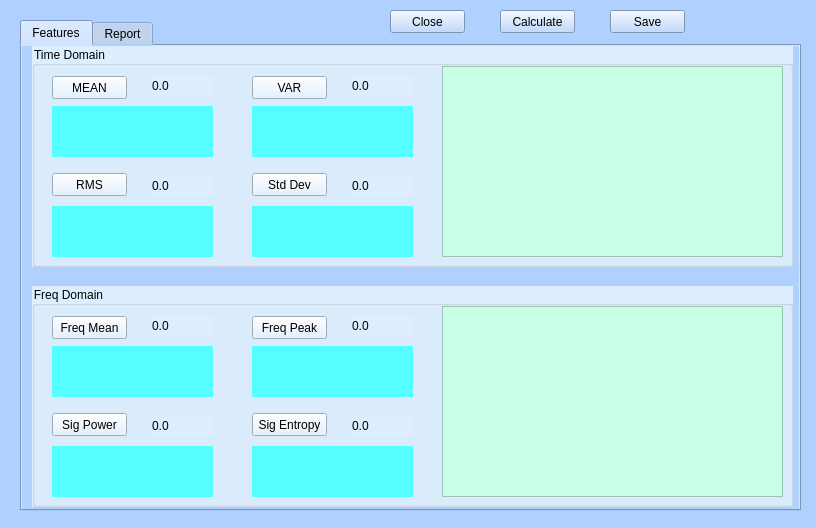
<?xml version="1.0" encoding="UTF-8"?>
<ui version="4.0">
 <class>editwindow</class>
 <widget class="QWidget" name="editwindow">
  <property name="geometry">
   <rect>
    <x>0</x>
    <y>0</y>
    <width>816</width>
    <height>528</height>
   </rect>
  </property>
  <property name="windowTitle">
   <string>Form</string>
  </property>
  <property name="styleSheet">
   <string notr="true">background-color: rgb(176, 208, 255);</string>
  </property>
  <widget class="QTabWidget" name="tabWidget">
   <property name="geometry">
    <rect>
     <x>20</x>
     <y>20</y>
     <width>781</width>
     <height>491</height>
    </rect>
   </property>
   <property name="currentIndex">
    <number>0</number>
   </property>
   <widget class="QWidget" name="tabFeatures">
    <attribute name="title">
     <string>Features</string>
    </attribute>
    <widget class="QGroupBox" name="gboxTimeDomin">
     <property name="geometry">
      <rect>
       <x>10</x>
       <y>0</y>
       <width>761</width>
       <height>221</height>
      </rect>
     </property>
     <property name="styleSheet">
      <string notr="true">background-color: rgb(148, 177, 255);
background-color: rgb(221, 239, 255);</string>
     </property>
     <property name="title">
      <string>Time Domain</string>
     </property>
     <widget class="QLabel" name="labelMeanResult">
      <property name="geometry">
       <rect>
        <x>120</x>
        <y>30</y>
        <width>61</width>
        <height>20</height>
       </rect>
      </property>
      <property name="text">
       <string>0.0</string>
      </property>
     </widget>
     <widget class="QPushButton" name="btnMEAN">
      <property name="geometry">
       <rect>
        <x>20</x>
        <y>30</y>
        <width>75</width>
        <height>23</height>
       </rect>
      </property>
      <property name="text">
       <string>MEAN</string>
      </property>
     </widget>
     <widget class="QLabel" name="labelVarResult">
      <property name="geometry">
       <rect>
        <x>320</x>
        <y>30</y>
        <width>61</width>
        <height>20</height>
       </rect>
      </property>
      <property name="text">
       <string>0.0</string>
      </property>
     </widget>
     <widget class="QPushButton" name="btnVAR">
      <property name="geometry">
       <rect>
        <x>220</x>
        <y>30</y>
        <width>75</width>
        <height>23</height>
       </rect>
      </property>
      <property name="text">
       <string>VAR</string>
      </property>
     </widget>
     <widget class="QLabel" name="labelMeanFormula">
      <property name="geometry">
       <rect>
        <x>20</x>
        <y>60</y>
        <width>161</width>
        <height>51</height>
       </rect>
      </property>
      <property name="styleSheet">
       <string notr="true">background-color: rgb(85, 255, 255);</string>
      </property>
      <property name="text">
       <string/>
      </property>
     </widget>
     <widget class="QPushButton" name="btnRMS">
      <property name="geometry">
       <rect>
        <x>20</x>
        <y>127</y>
        <width>75</width>
        <height>23</height>
       </rect>
      </property>
      <property name="text">
       <string>RMS</string>
      </property>
     </widget>
     <widget class="QLabel" name="labelRmsResult">
      <property name="geometry">
       <rect>
        <x>120</x>
        <y>130</y>
        <width>61</width>
        <height>20</height>
       </rect>
      </property>
      <property name="text">
       <string>0.0</string>
      </property>
     </widget>
     <widget class="QLabel" name="labelRmsFormula">
      <property name="geometry">
       <rect>
        <x>20</x>
        <y>160</y>
        <width>161</width>
        <height>51</height>
       </rect>
      </property>
      <property name="styleSheet">
       <string notr="true">background-color: rgb(85, 255, 255);</string>
      </property>
      <property name="text">
       <string/>
      </property>
     </widget>
     <widget class="QLabel" name="labelVarFormula">
      <property name="geometry">
       <rect>
        <x>220</x>
        <y>60</y>
        <width>161</width>
        <height>51</height>
       </rect>
      </property>
      <property name="styleSheet">
       <string notr="true">background-color: rgb(85, 255, 255);</string>
      </property>
      <property name="text">
       <string/>
      </property>
     </widget>
     <widget class="QLabel" name="labelStdDevFormula">
      <property name="geometry">
       <rect>
        <x>220</x>
        <y>160</y>
        <width>161</width>
        <height>51</height>
       </rect>
      </property>
      <property name="styleSheet">
       <string notr="true">background-color: rgb(85, 255, 255);</string>
      </property>
      <property name="text">
       <string/>
      </property>
     </widget>
     <widget class="QLabel" name="labelStdDevResult">
      <property name="geometry">
       <rect>
        <x>320</x>
        <y>130</y>
        <width>61</width>
        <height>20</height>
       </rect>
      </property>
      <property name="text">
       <string>0.0</string>
      </property>
     </widget>
     <widget class="QPushButton" name="btnStdDev">
      <property name="geometry">
       <rect>
        <x>220</x>
        <y>127</y>
        <width>75</width>
        <height>23</height>
       </rect>
      </property>
      <property name="text">
       <string>Std Dev</string>
      </property>
     </widget>
     <widget class="QTextEdit" name="textEditTimeDomain">
      <property name="geometry">
       <rect>
        <x>410</x>
        <y>20</y>
        <width>341</width>
        <height>191</height>
       </rect>
      </property>
      <property name="styleSheet">
       <string notr="true">background-color: rgb(201, 255, 230);</string>
      </property>
     </widget>
    </widget>
    <widget class="QGroupBox" name="gboxFreqDomin">
     <property name="geometry">
      <rect>
       <x>10</x>
       <y>240</y>
       <width>761</width>
       <height>221</height>
      </rect>
     </property>
     <property name="styleSheet">
      <string notr="true">background-color: rgb(148, 177, 255);
background-color: rgb(221, 239, 255);</string>
     </property>
     <property name="title">
      <string>Freq Domain</string>
     </property>
     <widget class="QLabel" name="labelResultFreqMean">
      <property name="geometry">
       <rect>
        <x>120</x>
        <y>30</y>
        <width>61</width>
        <height>20</height>
       </rect>
      </property>
      <property name="text">
       <string>0.0</string>
      </property>
     </widget>
     <widget class="QPushButton" name="btnFreqMean">
      <property name="geometry">
       <rect>
        <x>20</x>
        <y>30</y>
        <width>75</width>
        <height>23</height>
       </rect>
      </property>
      <property name="text">
       <string>Freq Mean</string>
      </property>
     </widget>
     <widget class="QLabel" name="labelResultFreqPeak">
      <property name="geometry">
       <rect>
        <x>320</x>
        <y>30</y>
        <width>61</width>
        <height>20</height>
       </rect>
      </property>
      <property name="text">
       <string>0.0</string>
      </property>
     </widget>
     <widget class="QPushButton" name="btnFreqPeak">
      <property name="geometry">
       <rect>
        <x>220</x>
        <y>30</y>
        <width>75</width>
        <height>23</height>
       </rect>
      </property>
      <property name="text">
       <string>Freq Peak</string>
      </property>
     </widget>
     <widget class="QLabel" name="labelFormulaFreqMean">
      <property name="geometry">
       <rect>
        <x>20</x>
        <y>60</y>
        <width>161</width>
        <height>51</height>
       </rect>
      </property>
      <property name="styleSheet">
       <string notr="true">background-color: rgb(85, 255, 255);</string>
      </property>
      <property name="text">
       <string/>
      </property>
     </widget>
     <widget class="QPushButton" name="btnSigPower">
      <property name="geometry">
       <rect>
        <x>20</x>
        <y>127</y>
        <width>75</width>
        <height>23</height>
       </rect>
      </property>
      <property name="text">
       <string>Sig Power</string>
      </property>
     </widget>
     <widget class="QLabel" name="labelResultSigPower">
      <property name="geometry">
       <rect>
        <x>120</x>
        <y>130</y>
        <width>61</width>
        <height>20</height>
       </rect>
      </property>
      <property name="text">
       <string>0.0</string>
      </property>
     </widget>
     <widget class="QLabel" name="labelFormulaSigPower">
      <property name="geometry">
       <rect>
        <x>20</x>
        <y>160</y>
        <width>161</width>
        <height>51</height>
       </rect>
      </property>
      <property name="styleSheet">
       <string notr="true">background-color: rgb(85, 255, 255);</string>
      </property>
      <property name="text">
       <string/>
      </property>
     </widget>
     <widget class="QLabel" name="labelFormulaFreqPeak">
      <property name="geometry">
       <rect>
        <x>220</x>
        <y>60</y>
        <width>161</width>
        <height>51</height>
       </rect>
      </property>
      <property name="styleSheet">
       <string notr="true">background-color: rgb(85, 255, 255);</string>
      </property>
      <property name="text">
       <string/>
      </property>
     </widget>
     <widget class="QLabel" name="labelFormulaSigEntropy">
      <property name="geometry">
       <rect>
        <x>220</x>
        <y>160</y>
        <width>161</width>
        <height>51</height>
       </rect>
      </property>
      <property name="styleSheet">
       <string notr="true">background-color: rgb(85, 255, 255);</string>
      </property>
      <property name="text">
       <string/>
      </property>
     </widget>
     <widget class="QLabel" name="labelResultSigEntropy">
      <property name="geometry">
       <rect>
        <x>320</x>
        <y>130</y>
        <width>61</width>
        <height>20</height>
       </rect>
      </property>
      <property name="text">
       <string>0.0</string>
      </property>
     </widget>
     <widget class="QPushButton" name="btnSigEntropy">
      <property name="geometry">
       <rect>
        <x>220</x>
        <y>127</y>
        <width>75</width>
        <height>23</height>
       </rect>
      </property>
      <property name="text">
       <string>Sig Entropy</string>
      </property>
     </widget>
     <widget class="QTextEdit" name="textEditFreqDomain">
      <property name="geometry">
       <rect>
        <x>410</x>
        <y>20</y>
        <width>341</width>
        <height>191</height>
       </rect>
      </property>
      <property name="styleSheet">
       <string notr="true">background-color: rgb(201, 255, 230);</string>
      </property>
     </widget>
    </widget>
   </widget>
   <widget class="QWidget" name="tabReport">
    <attribute name="title">
     <string>Report</string>
    </attribute>
   </widget>
  </widget>
  <widget class="QPushButton" name="btnSaveFeatures">
   <property name="geometry">
    <rect>
     <x>610</x>
     <y>10</y>
     <width>75</width>
     <height>23</height>
    </rect>
   </property>
   <property name="text">
    <string>Save</string>
   </property>
  </widget>
  <widget class="QPushButton" name="btnCalculate">
   <property name="geometry">
    <rect>
     <x>500</x>
     <y>10</y>
     <width>75</width>
     <height>23</height>
    </rect>
   </property>
   <property name="text">
    <string>Calculate</string>
   </property>
  </widget>
  <widget class="QPushButton" name="btnClose">
   <property name="geometry">
    <rect>
     <x>390</x>
     <y>10</y>
     <width>75</width>
     <height>23</height>
    </rect>
   </property>
   <property name="text">
    <string>Close</string>
   </property>
  </widget>
 </widget>
 <resources/>
 <connections/>
</ui>
